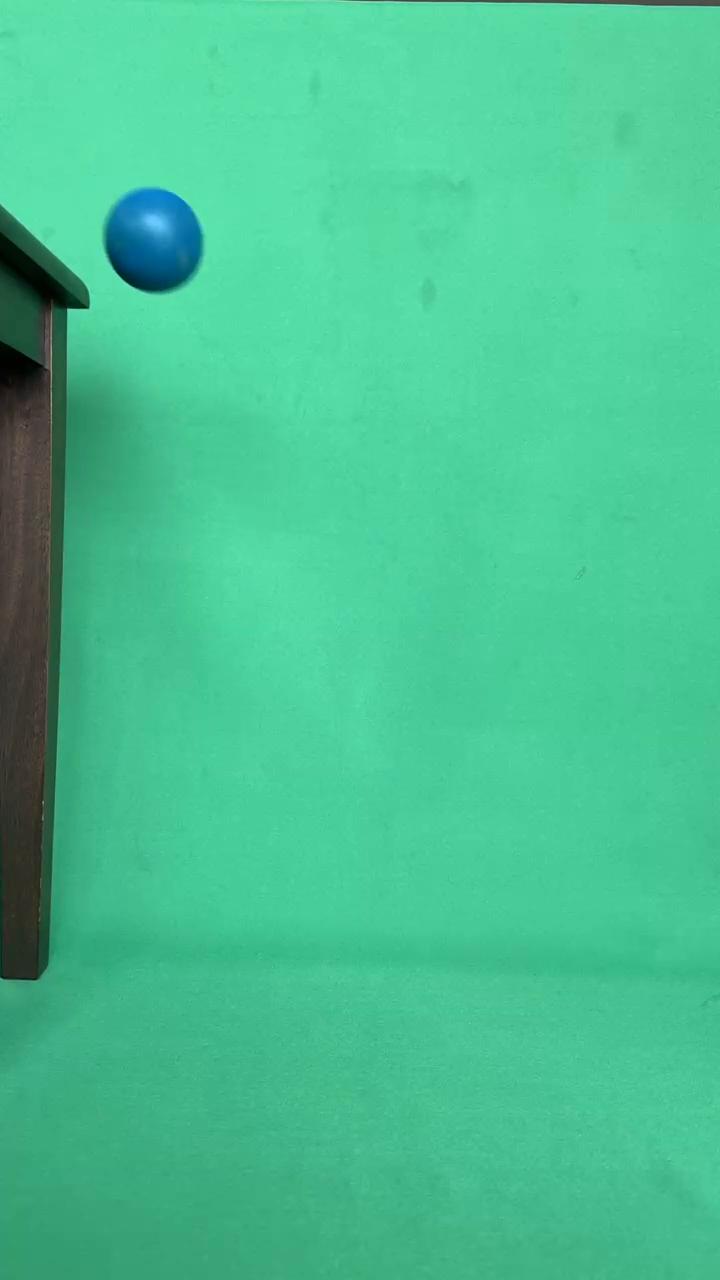
#> input picture frame 7 of V2.mp4, 720 x 1280 px
$ python calibrate_scale.py
#> lines starting #> are read from the running program, lines starting #| are printed output that depends on the picture
# 01_calibrate_scale.py
import cv2 as cv, numpy as np, sys, os

IMG_FROM_VIDEO = "V2.mp4"
OUT_TXT = "output/scale.txt"
os.makedirs("output", exist_ok=True)

cap = cv.VideoCapture(IMG_FROM_VIDEO)
ok, frame = cap.read(); cap.release()
#> further down, frame is the input picture: shape (1280, 720, 3); mean B, G, R 145.9, 193.4, 72.7
assert ok, "Cannot read first frame from data/video.mp4"
img = frame.copy()
img = cv.resize(img,(320, 480))
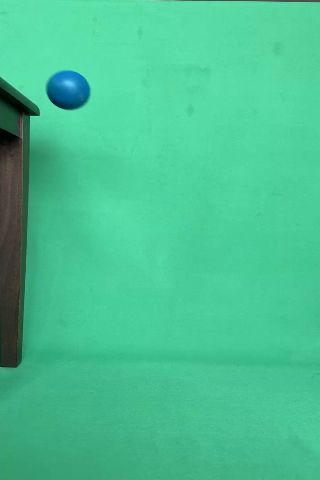
#> img: shape (480, 320, 3); mean B, G, R 145.9, 193.3, 72.6

pts=[]
def on_mouse(e,x,y,flags,params):
    if e==cv.EVENT_LBUTTONDOWN and len(pts)<2:
        pts.append((x,y)); cv.circle(img,(x,y),5,(0,255,0),-1); cv.imshow("calibrate",img)

cv.imshow("calibrate", img); cv.setMouseCallback("calibrate", on_mouse)
print("Click two points that are D meters apart (e.g., ruler marks). Press Esc to finish.")
while cv.waitKey(1)!=27: pass
#> (key Esc is pressed here)
cv.destroyAllWindows()
#> (the run stopped early here; a loop or call above may not have finished)

$ run again, starting later in the video
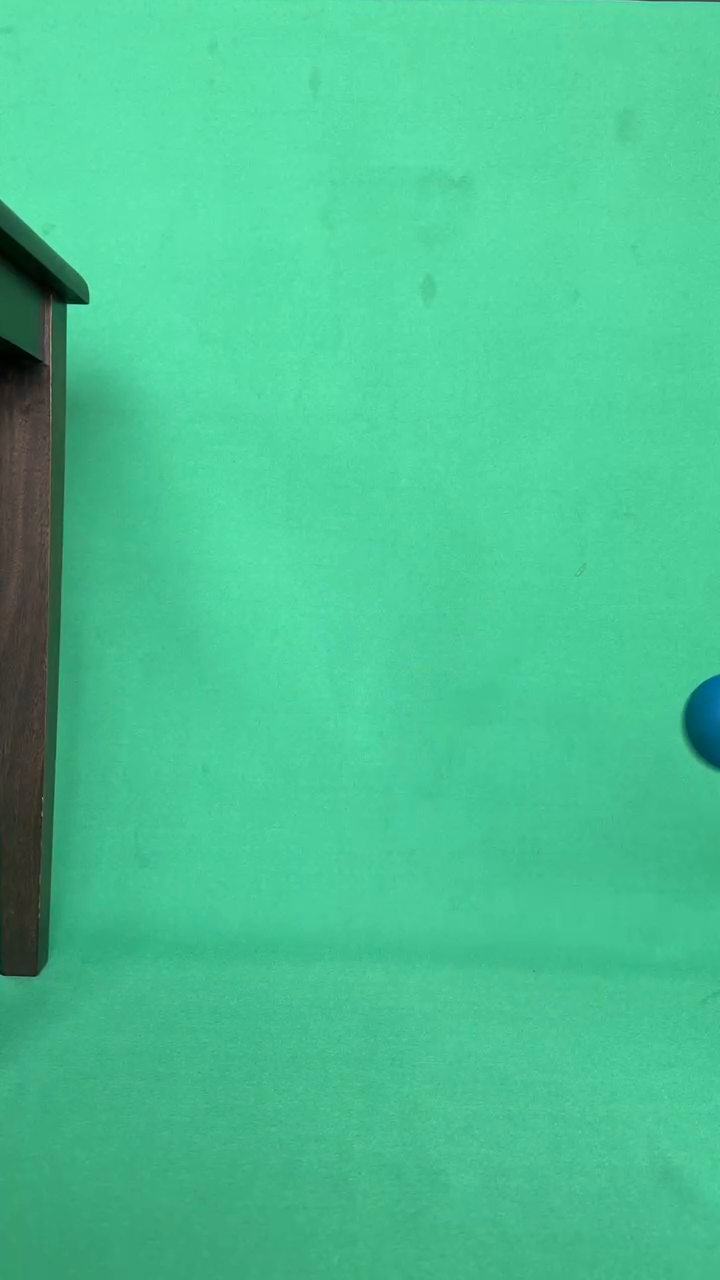
#> input picture frame 31 of V2.mp4, 720 x 1280 px
#> frame is the input picture: shape (1280, 720, 3); mean B, G, R 146.8, 194.7, 74.6
#> `img = cv.resize(img,(320, 480))`:
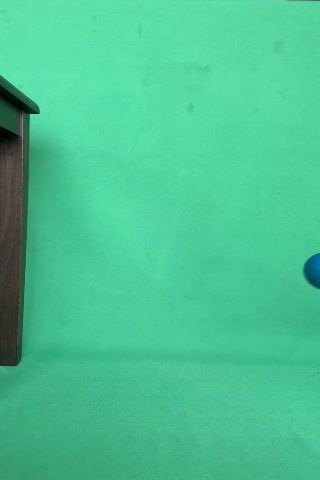
#> img: shape (480, 320, 3); mean B, G, R 146.8, 194.7, 74.6

$ run again, starting later in the video
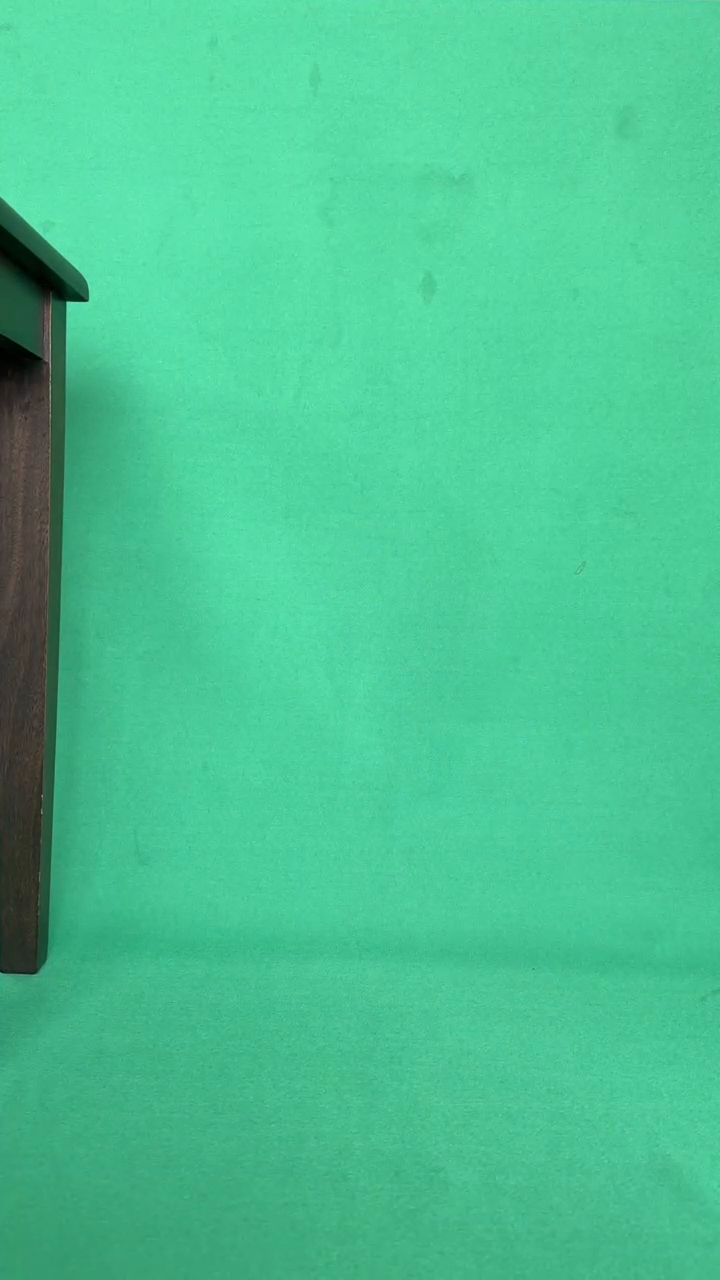
#> input picture frame 56 of V2.mp4, 720 x 1280 px
#> frame is the input picture: shape (1280, 720, 3); mean B, G, R 146.7, 195.3, 74.8
#> `img = cv.resize(img,(320, 480))`:
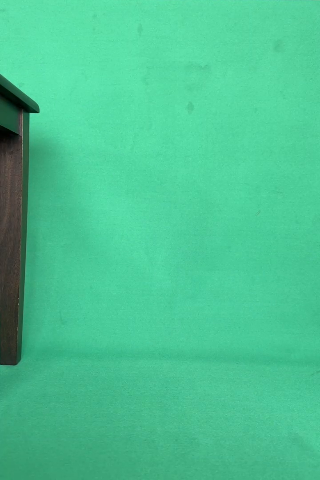
#> img: shape (480, 320, 3); mean B, G, R 146.7, 195.2, 74.7
